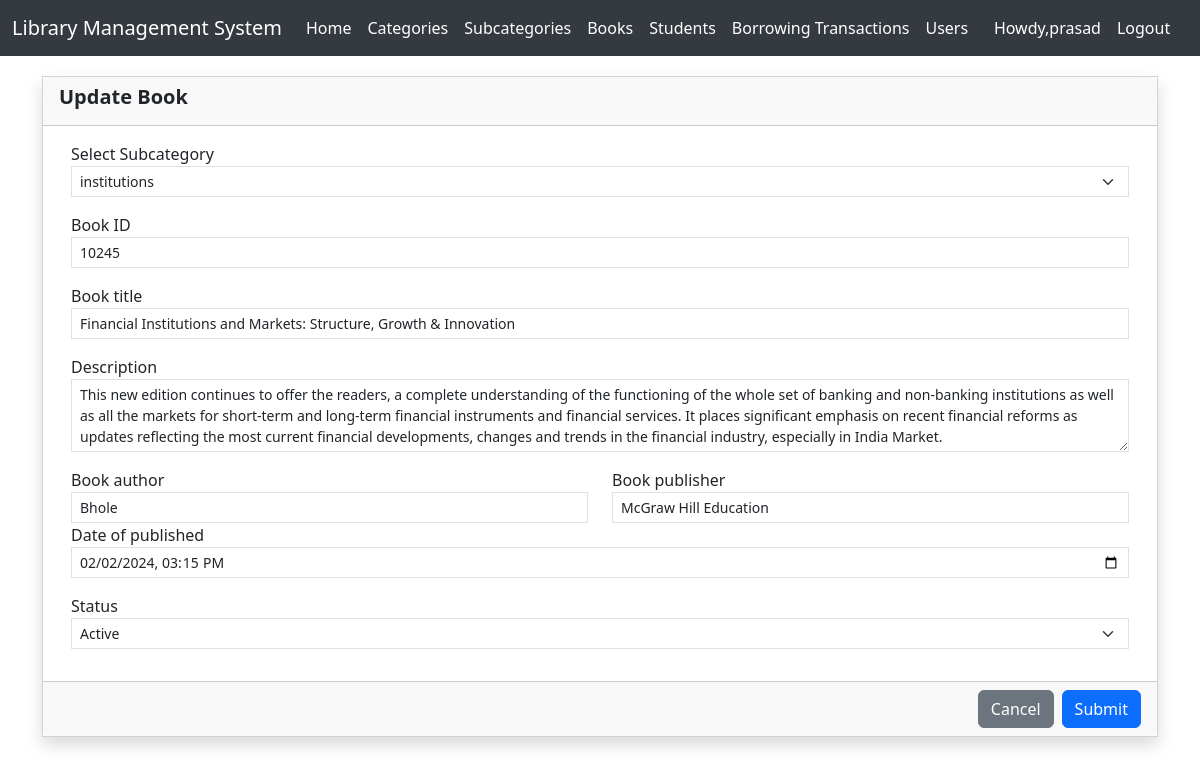
Screenshot of /book_update/3/ (signed in) with the database file from the repository.
### authentication/models.py (models this page shows, shortened)
class CustomUser(AbstractUser):
    username=None
    name = models.CharField(max_length=100)
    email = models.EmailField(unique=True)
    USERNAME_FIELD = 'email'
    REQUIRED_FIELDS = ['name']
    objects = CustomUserManager()

### lms/models.py (models this page shows, shortened)
class Books(models.Model):
    sub_category = models.ForeignKey(Subcategory,on_delete=models.CASCADE)
    book_id = models.IntegerField(unique=True)
    title = models.CharField(max_length=250)
    description = models.TextField(blank=True,null=True)
    author = models.CharField(max_length=250)
    publisher = models.CharField(max_length=250)
    date_published= models.DateTimeField()
    status = models.CharField(max_length=8,choices=(('Active','Active'),('Inactive','Inactive')),default='Active')
    date_created = models.DateTimeField(auto_now=True)

class Subcategory(models.Model):
    category = models.ForeignKey(Category,on_delete=models.CASCADE)
    name = models.CharField(max_length=250)
    description = models.TextField(blank=True,null=True)
    status = models.CharField(max_length=8,choices=(('Active','Active'),('Inactive','Inactive')),default='Active')
    date_created=models.DateTimeField(auto_now=True)

### lms/views.py (the view, shortened to what this page needs)
# urls.py: path('book_update/<int:b_id>/', book_update, name='book_update'),
@login_required(login_url='/login/')
def book_update(request, b_id):
    subcategories = Subcategory.objects.all()
    book = get_object_or_404(Books, id=b_id)
    context = {'book': book, 'subcategories': subcategories}
    return render(request, 'book_update.html', context)

### lms/templates/book_update.html (shortened to what this page needs)
{% extends "base.html" %}
{% block start %}
<!DOCTYPE html>
<html lang="en">
<head>
    <link href="https://cdn.jsdelivr.net/npm/bootstrap@5.3.2/dist/css/bootstrap.min.css" rel="stylesheet">
</head>
<body>
    <form action="" method="POST">
        <div class="container">
            <div class="row justify-content-center">
                <div class="col-lg-12 col-md-10 col-sm-12 col-xs-12">
                    <div class="card shadow rounded-0">
                        <div class="card-header">
                            <div class="h5 card-title fw-bold">Update Book</div>
                        </div>
                        <div class="card-body">
                            <div class="container-fluid">
                                <div class="row">
                                    <div class="col-md-14">
                                        <div class="mb-3">
                                            <label for="sub_category" class="control-label">Select Subcategory</label>
                                            <select name="sub_category" id="sub_category" class="form-select form-select-sm rounded-0" required>
                                                {% for subcategory in subcategories %}
                                                    <option value="{{ subcategory.id }}" {% if subcategory.id == book.sub_category_id %}selected{% endif %}>
                                                        {{ subcategory.name }}
                                                    </option>
                                                {% endfor %}
                                            </select>
                                        </div>
                                        <div class="mb-3">
                                            <label for="book_id" class="control-label">Book ID</label>
                                            <input type="text" id="book_id" name="book_id" class="form-control form-control-sm rounded-0" value="{{ book.book_id }}" required>
                                        </div>
                                        <div class="mb-3">
                                            <label for="title" class="control-label">Book title</label>
                                            <input type="text" id="title" name="title" class="form-control form-control-sm rounded-0" value="{{ book.title }}" required>
                                        </div>
                                        <div class="mb-3">
                                            <label for="description" class="control-label">Description</label>
                                            <textarea rows="3" id="description" name="description" class="form-control form-control-sm rounded-0" required>{{ book.description }}</textarea>
                                        </div>
                                        <div class="row">
                                            <div class="col-md-6">
                                                <label for="author" class="control-label">Book author</label>
                                                <input type="text" id="author" name="author" class="form-control form-control-sm rounded-0" value="{{ book.author }}" required>
                                            </div>
                                            <div class="col-md-6">
                                                <label for="publisher" class="control-label">Book publisher</label>
                                                <input type="text" id="publisher" name="publisher" class="form-control form-control-sm rounded-0" value="{{ book.publisher }}" required>
                                            </div>
                                        </div>
                                        <div class="mb-3">
                                            <label for="date_published" class="control-label">Date of published</label>
                                            <input type='datetime-local' id="date_published" name="date_published" class="form-control form-control-sm rounded-0" value="{{ book.date_published|date:'Y-m-d\TH:i' }}" required>
                                        </div>
                                        <div class="mb-3">
                                            <label for="status" class="control-label">Status</label>
                                            <select id="status" name="status" class="form-select form-select-sm rounded-0" required>
                                                <option value="Active" {% if book.status == 'Active' %}selected{% endif %}>Active</option>
                                            </select>
                                        </div>
                                    </div>
                                </div>
                            </div>
                        </div>
                        <div class="card-footer">
                            <div class="d-flex w-100 text-end justify-content-end">
                                <a href="{% url 'book_list' %}" class="btn btn-secondary me-2">Cancel</a>
                                <button type="submit" class="btn btn-primary">Submit</button>
                            </div>
                        </div>
                    </div>
                </div>
            </div>
        </div>
    </form>
</body>
</html>
{% endblock start %}

### lms/templates/base.html (shortened to what this page needs)
<!DOCTYPE html>
<html lang="en">
<head>
    <link href="https://cdn.jsdelivr.net/npm/bootstrap@5.3.2/dist/css/bootstrap.min.css" rel="stylesheet">
</head>
<body>
    <nav class="navbar navbar-expand-sm navbar-light">
        <div class="container-fluid">
          <a class="navbar-brand" href="{% url 'home' %}">Library Management System</a>
          <div class="collapse navbar-collapse" id="navbarText">
            <ul class="navbar-nav me-auto mb-2 mb-lg-0">
              <li class="nav-item">
                <a class="nav-link active" aria-current="page" href="{% url 'home' %}">Home</a>
              </li>
              <li class="nav-item">
                <a class="nav-link active" href="{% url 'category_list' %}">Categories</a>
              </li>
              <li class="nav-item">
                <a class="nav-link active" href="{% url 'subcategory_list' %}">Subcategories</a>
              </li>
              <li class="nav-item">
                <a class="nav-link active" href="{% url 'book_list' %}">Books</a>
              </li>
              <li class="nav-item">
                <a class="nav-link active" href="{% url 'student_list' %}">Students</a>
              </li>
              <li class="nav-item">
                <a class="nav-link active" href="{% url 'transaction_list' %}">Borrowing Transactions</a>
              </li>
              {% if request.user.is_staff %}
              <li class="nav-item">
                <a class="nav-link active" href="{% url 'user_list' %}">Users</a>
              </li>
              {% endif %}
            </ul>
          <ul class="navbar-nav me-auto mb-2 mb-lg-0">
            <li class="nav-item">
            <a class="nav-link active" href="{% url 'profile' user.id %}">Howdy,{{request.user.name}}</a>
          </li>
            <li class="nav-item">
              <a class="nav-link active" href="{% url 'logout' %}">Logout</a>
            </li>
          </ul>
          </div>
        </div>
      </nav>
      {% block start %}
      {% endblock start %}
</body>
</html>

### lms/templates/base.html (style rules this page uses)
.navbar { margin-bottom: 20px; background-color: #343a40; }
.navbar .navbar-brand { color: #ffffff; }
.navbar .navbar-nav .nav-link { color: #ffffff !important; }

### rows the page displays
CustomUser: user.name "prasad"
Books: sub_category "institutions", book_id "10245", title "Financial Institutions and Markets: Structure, Growth & Innovation", description "This new edition continues to offer the readers, a complete understanding of the functioning of the whole set of banking and non-banking institutions as well as all the markets for short-term and long-term financial instruments and financial services. It places significant emphasis on recent financial reforms as updates reflecting the most current financial developments, changes and trends in the financial industry, especially in India Market.", author "Bhole", publisher "McGraw Hill Education", date_published "02/02/2024 15:15", status "Active"
